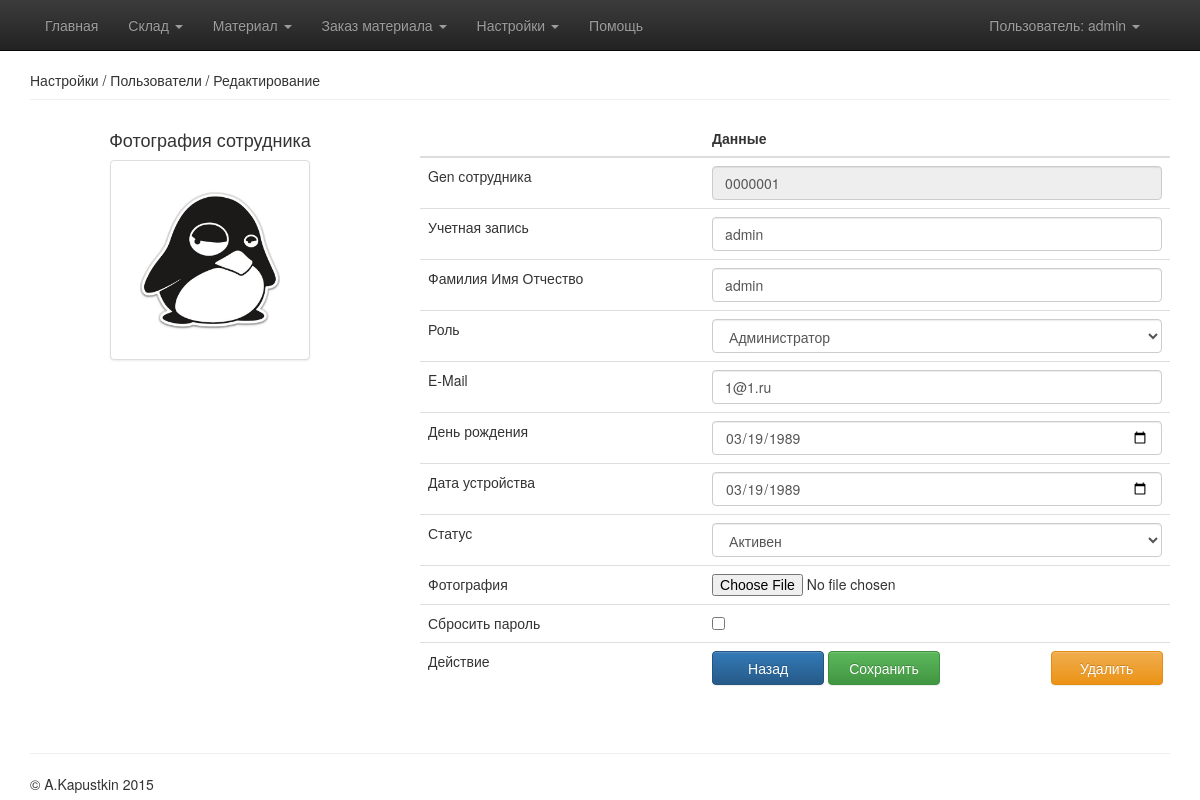
Page /admin/users/0000001 (signed in) on the committed database.
### app/modules/users/models.py (models this page shows, shortened)
class User(db.Model, UserMixin):
        __tablename__ = 'tbl_users_list'
        id = db.Column(db.Integer, primary_key=True, autoincrement='ignore_fk')
        gen = db.Column(db.String(12), unique=True)
        login = db.Column(db.String(50), unique=True)
        password = db.Column(db.String(200))
        full_name = db.Column(db.String(200))
        user_role = db.Column(db.SmallInteger, default=role.user)
        job = db.Column(db.String(200))
        email = db.Column(db.String(200))
        birthday = db.Column(db.Date())
        invite_date = db.Column(db.Date())
        last_login = db.Column(db.Date())
        ip = db.Column(db.String(200))
        status = db.Column(db.SmallInteger, default=status.new)
        def get_role(self):
            rl = role()
            return rl.get_role(self.user_role)
        def get_status(self):
            st = status()
            return st.get_status(self.status)
        def is_authenticated(self):
            return True

### app/modules/admin/users/views.py (the view)
@app.route('/admin/users/<gen>', methods=['GET', 'POST'])
@role_required(role.admin)
def admin_users_edit(gen):
    user = User.query.filter_by(gen=gen).first()
    user.role = User.get_role(user)
    user.user_status = User.get_status(user)
    form = EditForm()
    form.role.default = user.user_role
    form.role.process(request.form)
    form.status.default = user.status
    form.status.process(request.form)
    if form.is_submitted():
        print("submitted")
        if form.validate():
            print("valid")
        print(form.errors)
    if form.validate_on_submit():
        if form.photo.data:
            form.photo.data.save(dir + '/app/static/img/photo/%s.png' % user.gen)
        form.save_user()
        return redirect(url_for("admin_users_list"))
    return render_template('admin/users/edit.html', user=user, form=form)

### app/modules/admin/users/forms.py (shortened to what this page needs)
class EditForm(Form):
    gen = StringField("gen", validators=[DataRequired()])
    login = StringField("login", validators=[DataRequired()])
    full_name = StringField("full_name", validators=[DataRequired()])
    role = SelectField("role", choices=[(str(f), role.get_role(role, f)) for f in role.role_names], validators=[DataRequired()])
    email = StringField("email", validators=[DataRequired(), Email()])
    birthday = DateField("birthday", format='%Y-%m-%d', validators=[DataRequired()])
    invite_date = DateField("invite_date", format='%Y-%m-%d', validators=[DataRequired()])
    status = SelectField("status", choices=[(str(f), status.get_status(status, f)) for f in status.status_names], validators=[DataRequired()])
    photo = FileField('photo', validators=[FileAllowed(['png'], 'Accept only png images!')])
    reset_pw = BooleanField("reset_pw")

### app/__init__.py (called while the page is built)
@login_manager.user_loader
def load_user(user_id):
    return db.session.query(User).get(user_id)

@app.before_request
def make_session_permanent():
    session.permanent = True
    app.permanent_session_lifetime = timedelta(minutes=60)

### app/modules/users/constants.py (called while the page is built)
    def get_role(self, role):
        return self.role_names[role]

    def get_status(self, status):
        if status is None:
            return None
        else:
            return self.status_names[status]

### app/views.py (called while the page is built)
def role_required(*roles):
    def wrapper(fn):
        @wraps(fn)
        def decorated_view(*args, **kwargs):
            if not current_user.is_authenticated():
                return current_app.login_manager.unauthorized()
            else:
                if not roles:
                    return fn(*args, **kwargs)
            if current_user.status is status.active:
                urole = current_user.user_role
                if urole not in roles:
                    if urole is not role.admin:
                        return redirect(url_for('index'))
                return fn(*args, **kwargs)
            else:
                return current_app.login_manager.unauthorized()
        return decorated_view
    return wrapper

### app/templates/admin/users/edit.html (shortened to what this page needs)
{% extends "base.html" %}
{% macro render_field(field) %}
  {% if field.errors %}
    <dd>{{ field(**kwargs)|safe  }}
    {% for error in field.errors %}
    <dt>{{ error }}</dt>
    {% endfor %}
  {% else %}
    <dd>{{ field(**kwargs)|safe  }}
  {% endif %}
  </dd>
{% endmacro %}
{% block content %}
    <div id="content">
        <div class="page-header">Настройки / Пользователи / Редактирование </div>
        <div class="row">
            <div class="col-md-4" style="text-align: center">
                <div>
                    <h4>Фотография сотрудника</h4>
                    <img class="img-thumbnail" src="{{ url_for('static', filename='img/photo/') }}{{ user.gen }}.png"
                         onerror="this.src='{{ url_for('static', filename='img/photo/not_found.png')}}'"
                         style="height: 200px"/>
                </div>
            </div>
            <div class="col-md-8">
                  <div class="table-responsive">
                    <table class="table">
                    <thead>
                        <tr>
                            <th></th>
                            <th>Данные</th>
                        </tr>
                    </thead>
                    <tbody>
                    <form method="post" enctype="multipart/form-data">
                    <tr>
                        <td>Gen сотрудника</td>
                        <td>{{ form.gen(value=user.gen, readonly=true, class="form-control") }}</td>
                    </tr>
                    <tr>
                        <td>Учетная запись</td>
                        <td>{{ render_field(form.login, value=user.login, class="form-control") }}</td>
                    </tr>
                    <tr>
                        <td>Фамилия Имя Отчество</td>
                        <td>{{ render_field(form.full_name, value=user.full_name, class="form-control") }}</td>
                    </tr>
                    <tr>
                        <td>Роль</td>
                        <td>{{ render_field(form.role, class="form-control")}} </td>
                    </tr>
                    <tr>
                        <td>E-Mail</td>
                        <td>{{ render_field(form.email, value=user.email, class="form-control") }}</td>
                    </tr>
                    <tr>
                        <td>День рождения</td>
                        <td>{{ render_field(form.birthday, value=user.birthday, class="form-control") }}</td>
                    </tr>
                    <tr>
                        <td>Дата устройства</td>
                        <td>{{ render_field(form.invite_date, value=user.invite_date, class="form-control") }}</td>
                    </tr>
                    <tr>
                        <td>Статус</td>
                        <td>{{ render_field(form.status, class="form-control")}} </td>
                    </tr>
                    <tr>
                        <td>Фотография</td>
                        <td>{{ render_field(form.photo, class="")}} </td>
                    </tr>
                    <tr>
                        <td>Сбросить пароль</td>
                        <td>{{ render_field(form.reset_pw) }}</td>
                    </tr>
                    <tr>
                        <td>
                            Действие
                        </td>
                        <td>
                            <button class="btn btn-primary" type="button" onclick="location.href='{{ url_for('admin_users_list') }}'">Назад</button>
                            <button class="btn btn-success" type="submit">Сохранить</button>
                            <button class="btn btn-warning" style="position: absolute;right: 1.6em;" type="button"
                                    onclick="location.href='{{ url_for('admin_users_delete', gen=user.gen) }}'">
                                Удалить
                            </button>
                        </td>
                    </tr>
                    </form>
                    </tbody>
                    </table>
                  </div>
            </div>
        </div>
    </div>
{% endblock %}

### app/templates/base.html (shortened to what this page needs)
<!DOCTYPE html>
<html lang="ru">
<head>
    <link href="{{ url_for('static', filename='css/bootstrap/bootstrap.min.css') }}" rel="stylesheet">
    <link href="{{ url_for('static', filename='css/bootstrap/bootstrap-theme.min.css') }}" rel="stylesheet">
</head>
<body>
<div class="navbar navbar-inverse navbar-fixed-top" role="navigation">
      <div class="container">
        <div class="navbar-header">
        <div class="navbar-collapse collapse">
          <ul class="nav navbar-nav">
            <li ><a href="/">Главная</a></li>
            <li class="dropdown">
              <a href="#" class="dropdown-toggle" data-toggle="dropdown">Склад <b class="caret"></b></a>
            </li>
            <li class="dropdown">
              <a href="#" class="dropdown-toggle" data-toggle="dropdown">Материал <b class="caret"></b></a>
            </li>
            <li class="dropdown">
              <a href="#" class="dropdown-toggle" data-toggle="dropdown">Заказ материала <b class="caret"></b></a>
            </li>
            {% if current_user.user_role == 0 %}
            <li class="dropdown">
              <a href="#" class="dropdown-toggle" data-toggle="dropdown">Настройки <b class="caret"></b></a>
            </li>
            {% endif %}
            <li><a href="{{ url_for('help_about') }}">Помощь</a></li>
          </ul>
        </div>
        </div>
        <div class="navbar-collapse collapse">
            <div class="navbar-form navbar-right" style="margin: 0px">
                <ul class="nav navbar-nav">
                <li class="dropdown">
                <a href="#" class="dropdown-toggle" data-toggle="dropdown">Пользователь: {{ current_user.login }} <b class="caret"></b></a>
                </li>
              </ul>
            </div>
        </div>
      </div>
    </div>
    <div class="container">
      <div style="height: 30px"></div>
      {% block content %}
      {% endblock %}
      <hr>
      <footer>
        <p>&copy; A.Kapustkin 2015</p>
      </footer>
    </div>
</body>
</html>

### app/templates/admin/users/edit.html (style rules this page uses)
.btn { width : 8em; }

### rows in the picture
User: login "admin", gen (picture), gen "0000001"
